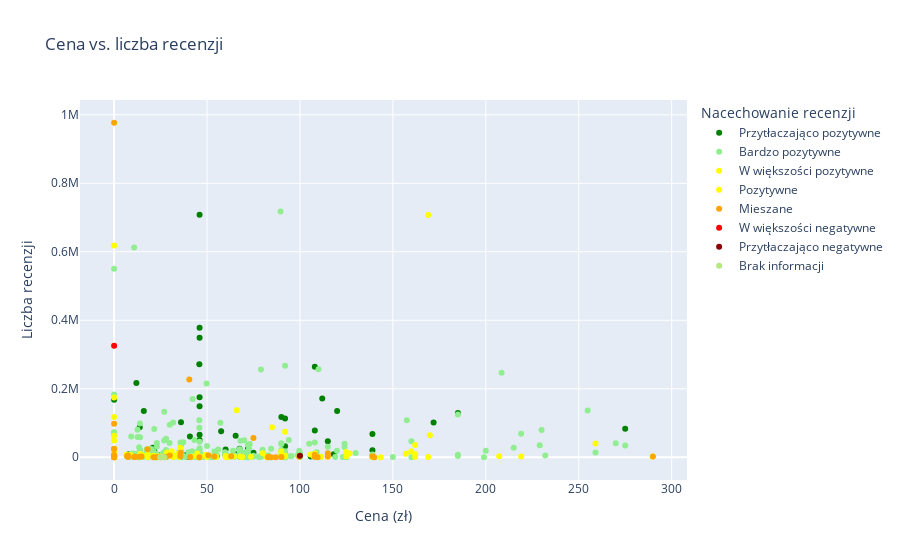

This figure's notebook cell:
### Code cell
# 1. Zależność między ceną a liczbą recenzji

import plotly.express as px

# Ustalamy kolejność nacechowania recenzji od najbardziej pozytywnych do najmniej pozytywnych
category_order = ['Przytłaczająco pozytywne', 'Bardzo pozytywne', 'W większości pozytywne', 'Pozytywne', 'Mieszane', 'W większości negatywne', 'Przytłaczająco negatywne']

# Tworzymy wykres
fig3 = px.scatter(df, x='Cena', y='Liczba recenzji', color='Nacechowanie recenzji',
                 title='Cena vs. liczba recenzji', labels={'Cena': 'Cena (zł)', 'Liczba recenzji': 'Liczba recenzji'},
                 hover_data=['Tytuł'],
                 category_orders={'Nacechowanie recenzji': category_order},
                 color_continuous_scale='RdYlGn',  # Ustawienie palety kolorów
                 color_discrete_map={'Przytłaczająco pozytywne': 'green', 'Bardzo pozytywne': 'lightgreen', 
                                     'W większości pozytywne': 'yellow', 'Pozytywne': 'yellow', 
                                     'Mieszane': 'orange', 'W większości negatywne': 'red', 'Przytłaczająco negatywne': 'darkred'})

# Wyświetlamy wykres
fig3.show()

### Figure 1 — Plotly figure (JSON) as saved in the notebook; plotly's stock layout.template omitted (floating-point values rounded to 4 significant figures; data arrays with more than 128 entries replaced by an {"elided": "..."} marker saying what was removed)
{"data": [{"customdata": [["Subnautica"], ["RimWorld"], ["Detroit: Become Human"], ["DOOM"], ["Lethal Company"], ["Beat Saber"], ["Brotato"], ["Nine Sols"], ["METAL GEAR RISING: REVENGEANCE"], ["Caves of Qud"], ["Dyson Sphere Program"], ["Half-Life 2"], ["Titanfall® 2"], ["Oxygen Not Included"], ["Left 4 Dead 2"], ["Warhammer 40,000: Dawn of War - Anniversary Edition"], ["The Talos Principle 2"], ["Deep Rock Galactic"], ["Black Mesa"], ["Papers, Please"], ["Kenshi"], ["Stray"], ["DRAMAtical Murder"], ["Creeper World 4"], ["Turing Complete"], ["ASTLIBRA Revision"], ["shapez 2"], ["The Planet Crafter"], ["Half-Life"], ["Beyond Citadel"], ["The Forgotten City"], ["Portal 2"], ["Dune: Imperium"], ["S.T.A.L.K.E.R.: Call of Pripyat"], ["Cogmind"], ["CRUEL"], ["Portal"], ["Machinarium"], ["Life is Strange - Episode 1"], ["STEINS;GATE 0"], ["Half-Life: Alyx"], ["Kerbal Space Program"], ["Dishonored"], ["STAR WARS™ Jedi Knight - Jedi Academy™"], ["Left 4 Dead"], ["STEINS;GATE"], ["Supreme Commander: Forged Alliance"], ["The Last Clockwinder"], ["STAR WARS™ Battlefront (Classic, 2004)"], ["Primordia"], ["The Talos Principle"], ["Katana ZERO"], ["Creeper World 3: Arc Eternal"], ["SIGNALIS"], ["Cosmoteer: Starship Architect & Commander"], ["Mouthwashing"], ["Severed Steel"], ["Spark the Electric Jester 3"], ["Quake II"], ["Opus Magnum"], ["STAR WARS™ Empire at War - Gold Pack"], ["VVVVVV"], ["Mars First Logistics"], ["SteamWorld Dig 2"], ["Spaceflight Simulator"], ["Impossible Creatures Steam Edition"], ["Quake III Arena"]], "hovertemplate": "Nacechowanie recenzji=Przytłaczająco pozytywne<br>Cena (zł)=%{x}<br>Liczba recenzji=%{y}<br>Tytuł=%{customdata[0]}<extra></extra>", "legendgroup": "Przytłaczająco pozytywne", "marker": {"color": "green", "symbol": "circle"}, "mode": "markers", "name": "Przytłaczająco pozytywne", "orientation": "v", "showlegend": true, "type": "scatter", "x": [45.86, 112.0, 185.0, 15.99, 45.99, 139.0, 13.79, 139.0, 65.4, 118.1, 57.59, 45.99, 11.99, 89.99, 45.99, 19.99, 69.49, 108.0, 91.99, 45.99, 108.0, 120.0, 55.19, 89.99, 71.99, 67.49, 64.99, 115.0, 35.99, 67.99, 28.74, 45.99, 105.8, 71.99, 89.99, 34.99, 45.99, 74.99, 0, 24.99, 275.0, 171.9, 44.99, 45.99, 45.99, 21.59, 7.99, 39.99, 45.99, 35.99, 20.84, 40.79, 53.99, 71.99, 44.99, 59.99, 8.99, 35.99, 39, 91.99, 91.99, 22.99, 68.99, 10.07, 59.99, 39.99, 64.99], "xaxis": "x", "y": [271295, 171314, 129446, 134708, 378091, 67688, 87350, 20696, 62838, 9070, 75862, 175317, 216599, 117335, 708227, 7861, 10558, 264056, 113307, 65893, 78325, 134727, 3076, 4032, 3526, 24635, 9137, 46488, 102215, 1365, 9035, 349236, 2520, 23818, 1322, 593, 148579, 13218, 167844, 6040, 83075, 101395, 11155, 10686, 50603, 18353, 8988, 602, 3800, 2806, 27718, 60775, 3864, 21198, 9910, 22356, 5207, 1679, 7278, 4699, 31911, 6180, 1044, 4253, 5596, 1444, 3076], "yaxis": "y"}, {"customdata": {"elided": "270x1 str values"}, "hovertemplate": "Nacechowanie recenzji=Bardzo pozytywne<br>Cena (zł)=%{x}<br>Liczba recenzji=%{y}<br>Tytuł=%{customdata[0]}<extra></extra>", "legendgroup": "Bardzo pozytywne", "marker": {"color": "lightgreen", "symbol": "circle"}, "mode": "markers", "name": "Bardzo pozytywne", "orientation": "v", "showlegend": true, "type": "scatter", "x": {"elided": "270 float values"}, "xaxis": "x", "y": {"elided": "270 int values"}, "yaxis": "y"}, {"customdata": [["Space Engineers 2"], ["Dying Light 2 Stay Human: Reloaded Edition"], ["HELLDIVERS™ 2"], ["Dead Island 2"], ["ICARUS"], ["New Cycle"], ["Frostpunk 2"], ["Once Human"], ["Fallout 76"], ["Warhammer 40,000: Darktide"], ["Infection Free Zone"], ["The Last of Us™ Part I"], ["Destiny 2"], ["Star Wars Outlaws"], ["Metro Awakening"], ["Horizon Zero Dawn™ Remastered"], ["GUNDAM BREAKER 4"], ["Halo Infinite"], ["Amenti"], ["Snowbreak: Containment Zone"], ["Iron Harvest"], ["Mass Effect: Andromeda - ulepszenie Deluxe"], ["Elite Dangerous"], ["Dead Space™ 3"], ["Empire of the Ants"], ["Tower of Fantasy"], ["Dune: Spice Wars"], ["Scorn"], ["Battlefleet Gothic: Armada 2"], ["IDUN"], ["Crossout"], ["Immortals of Aveum™"], ["Age of Water"], ["Homeworld: Deserts of Kharak"], ["The Surge 2"], ["Hacker Simulator"], ["Ashes of the Singularity: Escalation"], ["Space Colony: Steam Edition"], ["DUCKSIDE"], ["Terraforming Mars"], ["Bad 2 Bad: Apocalypse"], ["CryoFall"], ["The Ascent"], ["Torment: Tides of Numenera"], ["Fargone"], ["Empyrion - Galactic Survival"], ["Among Us VR"], ["Gears Tactics"], ["FRONT MISSION 1st: Remake"], ["Ostranauts"], ["Phoenix Point"], ["Starpoint Gemini Warlords"], ["The Surge"], ["Reverse Collapse: Code Name Bakery"], ["X3: Reunion"], ["Miasma Chronicles"], ["Warhammer 40,000: Chaos Gate - Daemonhunters"], ["Silica"], ["ENDLESS™ Space - Definitive Edition"], ["The Expanse: A Telltale Series"], ["Will To Live Online"], ["Crysis Remastered"], ["Sins of a Solar Empire: Trinity®"], ["Dark Sky"], ["The Complex"], ["Fallout Tactics: Brotherhood of Steel"], ["Earth 2150 Trilogy"], ["Thief"], ["STAR OCEAN™ - THE LAST HOPE -™ 4K & Full HD Remaster"], ["Moon Mystery"], ["Farlight 84"], ["Survive the Nights"], ["Hidden Deep"], ["STAR WARS™ Battlefront"], ["Star Dynasties"], ["HumanitZ"], ["Lost Planet™: Extreme Condition"], ["Swarm the City: Zombie Evolved"], ["Scars Above"], ["Dark Light"], ["ZONE OF THE ENDERS THE 2nd RUNNER : M∀RS / アヌビス ゾーン・オブ・エンダーズ : マーズ"], ["Hellwatch"], ["Oxygen"], ["We Happy Few"], ["Zanki Zero: Last Beginning"], ["Tom Clancy’s The Division® 2"]], "hovertemplate": "Nacechowanie recenzji=W większości pozytywne<br>Cena (zł)=%{x}<br>Liczba recenzji=%{y}<br>Tytuł=%{customdata[0]}<extra></extra>", "legendgroup": "W większości pozytywne", "marker": {"color": "yellow", "symbol": "circle"}, "mode": "markers", "name": "W większości pozytywne", "orientation": "v", "showlegend": true, "type": "scatter", "x": [139.0, 65.99, 169, 105.6, 162.0, 49.99, 124.8, 0, 169.9, 84.99, 79.99, 259, 0, 289.9, 111.3, 219, 207.2, 0, 31.99, 0, 126.7, 28.48, 91.99, 13.98, 169, 0, 157.0, 34.75, 13.99, 61.19, 0, 41.98, 64.5, 17.99, 14.99, 89.99, 139.0, 34.99, 67.99, 91.99, 68.99, 7.99, 31, 31.24, 54.99, 35.59, 17.99, 49.17, 162.0, 73.59, 89.99, 125.0, 6.49, 91.99, 45.99, 81.95, 162.0, 89.99, 8.99, 115.0, 0, 108.0, 45.99, 27.59, 23.11, 44.99, 45.99, 89.9, 21.59, 59.99, 0, 91.99, 32.39, 20.97, 143.5, 59.99, 14.49, 17.99, 25.34, 49.91, 23.8, 45.99, 10.99, 44.75, 21.49, 159.9], "xaxis": "x", "y": [370, 137563, 707047, 8005, 35562, 1897, 15030, 117783, 64512, 87510, 11449, 39827, 618035, 2262, 1786, 2413, 2901, 174836, 506, 7057, 10660, 13861, 74276, 9633, 631, 10469, 10237, 10589, 8557, 279, 62815, 1828, 1954, 7324, 6259, 990, 2521, 506, 1993, 4636, 597, 4517, 17561, 1948, 386, 28037, 2291, 6737, 455, 1531, 4499, 3012, 7659, 4144, 536, 1487, 9677, 3904, 6511, 1512, 17270, 11110, 660, 39, 2977, 2046, 418, 16525, 1407, 378, 49153, 3076, 3512, 4383, 364, 3358, 1529, 200, 1960, 561, 861, 16, 661, 10639, 587, 17357], "yaxis": "y"}, {"customdata": [["Boomcestors"]], "hovertemplate": "Nacechowanie recenzji=Pozytywne<br>Cena (zł)=%{x}<br>Liczba recenzji=%{y}<br>Tytuł=%{customdata[0]}<extra></extra>", "legendgroup": "Pozytywne", "marker": {"color": "yellow", "symbol": "circle"}, "mode": "markers", "name": "Pozytywne", "orientation": "v", "showlegend": true, "type": "scatter", "x": [21.99], "xaxis": "x", "y": [10], "yaxis": "y"}, {"customdata": [["STAR WARS Jedi: Ocalały™"], ["Apex Legends™"], ["The First Descendant"], ["War Robots"], ["Build Master: MarsVille"], ["Battlefield™ 2042"], ["Hyper Light Breaker"], ["Warhammer 40,000: Dawn of War III"], ["Outpost: Infinity Siege"], ["ENDLESS™ Dungeon"], ["FINAL FANTASY VII EVER CRISIS"], ["Nova: Space Armada"], ["STAR OCEAN THE DIVINE FORCE"], ["Realpolitiks 3: Earth and Beyond"], ["STAR WARS™: Squadrons"], ["Avatar: Frontiers of Pandora™"], ["Armored Warfare"], ["Grim"], ["DOOM VFR"], ["CYGNI: All Guns Blazing"], ["Warhammer 40,000: Warpforge"], ["Necromunda: Underhive Wars"], ["Beholder 3"], ["Computer Repair Shop"], ["Echocalypse: The Scarlet Covenant"], ["Undawn"], ["FRONT MISSION 2: Remake"], ["Starborne: Frontiers"], ["KeepUp Survival"], ["PolyZ"], ["Metal Slug: Awakening"], ["Aquatico"], ["Road 96: Mile 0"], ["CHRONO CROSS: THE RADICAL DREAMERS EDITION"], ["Border Officer"], ["Stay Out"], ["Aliens: Colonial Marines Collection"], ["StarDrive"], ["Necromunda: Hired Gun"], ["Capes"], ["Warhammer The Horus Heresy: Legions"], ["No One Survived"], ["Star Trek: Infinite"], ["ROBOTICS;NOTES DaSH"], ["Syberia 3"], ["Life Not Supported"], ["Battlefleet Gothic: Armada"], ["StarMade"], ["Space Hulk: Tactics"], ["Killing Floor: Incursion"]], "hovertemplate": "Nacechowanie recenzji=Mieszane<br>Cena (zł)=%{x}<br>Liczba recenzji=%{y}<br>Tytuł=%{customdata[0]}<extra></extra>", "legendgroup": "Mieszane", "marker": {"color": "orange", "symbol": "circle"}, "mode": "markers", "name": "Mieszane", "orientation": "v", "showlegend": true, "type": "scatter", "x": [74.97, 0, 0, 0, 0, 40.48, 115.0, 35.8, 115.0, 35.6, 0, 0, 99.6, 109.5, 17.99, 289.9, 0, 82.79, 14.75, 45.86, 0, 6.99, 82.99, 22.99, 0, 0, 140.0, 0, 40.99, 21.17, 0, 89.99, 13.74, 27.99, 11.49, 0, 108.0, 108.0, 29.99, 84.5, 0, 50.69, 139.0, 24.99, 63, 86.99, 7.49, 53.99, 7.49, 10.79], "xaxis": "x", "y": [56158, 976753, 97779, 24994, 182, 227207, 2526, 13017, 10843, 2648, 2660, 42, 1556, 86, 23679, 2455, 4757, 78, 2164, 205, 2535, 2571, 1711, 449, 240, 6221, 203, 194, 582, 38, 2927, 748, 1340, 1754, 1206, 24108, 7169, 1240, 5295, 342, 2836, 6013, 2804, 201, 2894, 134, 4875, 2180, 833, 632], "yaxis": "y"}, {"customdata": [["Overwatch® 2"]], "hovertemplate": "Nacechowanie recenzji=W większości negatywne<br>Cena (zł)=%{x}<br>Liczba recenzji=%{y}<br>Tytuł=%{customdata[0]}<extra></extra>", "legendgroup": "W większości negatywne", "marker": {"color": "red", "symbol": "circle"}, "mode": "markers", "name": "W większości negatywne", "orientation": "v", "showlegend": true, "type": "scatter", "x": [0], "xaxis": "x", "y": [325520], "yaxis": "y"}, {"customdata": [["Command & Conquer™ 4 Tyberyjski zmierzch"]], "hovertemplate": "Nacechowanie recenzji=Przytłaczająco negatywne<br>Cena (zł)=%{x}<br>Liczba recenzji=%{y}<br>Tytuł=%{customdata[0]}<extra></extra>", "legendgroup": "Przytłaczająco negatywne", "marker": {"color": "darkred", "symbol": "circle"}, "mode": "markers", "name": "Przytłaczająco negatywne", "orientation": "v", "showlegend": true, "type": "scatter", "x": [100], "xaxis": "x", "y": [4076], "yaxis": "y"}, {"customdata": [["SCP: Fragmented Minds"], ["Horizons: The End Of Words"], ["Battlecruiser Generations"]], "hovertemplate": "Nacechowanie recenzji=Brak informacji<br>Cena (zł)=%{x}<br>Liczba recenzji=%{y}<br>Tytuł=%{customdata[0]}<extra></extra>", "legendgroup": "Brak informacji", "marker": {"color": "#B6E880", "symbol": "circle"}, "mode": "markers", "name": "Brak informacji", "orientation": "v", "showlegend": true, "type": "scatter", "x": [26.99, 24.75, 25.49], "xaxis": "x", "y": [0, 0, 0], "yaxis": "y"}], "layout": {"legend": {"title": {"text": "Nacechowanie recenzji"}, "tracegroupgap": 0}, "title": {"text": "Cena vs. liczba recenzji"}, "xaxis": {"anchor": "y", "domain": [0, 1], "title": {"text": "Cena (zł)"}}, "yaxis": {"anchor": "x", "domain": [0, 1], "title": {"text": "Liczba recenzji"}}}}
